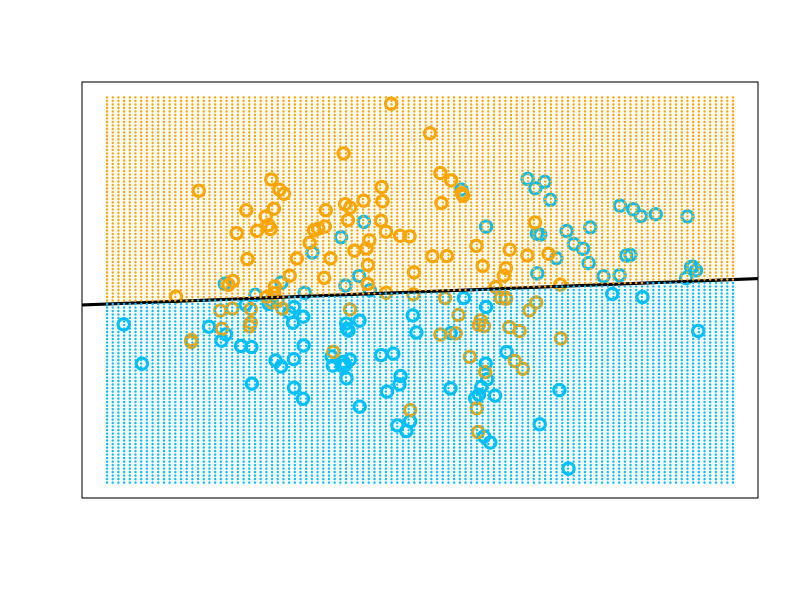

This chart was generated by the following R code:
# Following is the R code for STATS 790 Homework 1 Question 2
# Reproduce a figure from ESL Chapter 2
# The chosen figure is figure 2.1.

library(MASS) # multivariate normal random sample generator
library(dplyr)

set.seed(400119421)

# Generate 10 means from multivariate normal distribution
# for blue and orange respectively
blue <- mvrnorm(n=10,mu=c(1,0),Sigma=matrix(c(1, 0, 0, 1), ncol=2))
orange <- mvrnorm(n=10,mu=c(0,1),Sigma=matrix(c(1, 0, 0, 1), ncol=2))

# Draw 100 samples from the list above with probability 1/10
# The idea here is to draw 100 samples from the index, and obtain samples from
# blue/orange using the 100 index.
blue_sample <- sample(nrow(blue), 100, replace=TRUE, prob=rep(0.1, 10))
blue_means <- blue[blue_sample, ]

orange_sample <- sample(nrow(orange), 100, replace=TRUE, prob=rep(0.1, 10))
orange_means <- orange[orange_sample, ]

# Generate observations for blue and orange using the means sampled above
blue_obs <- matrix(ncol=2, nrow=100) # to store the observations from blue means
for (i in 1:100){
  blue_obs[i,] <- mvrnorm(n=1, mu=blue_means[i,], 
                          Sigma=matrix(c(1/5, 0, 0, 1/5), ncol=2))
} # for each pair of means, generate one pair of multivariate normal random sample

# same idea for orange observations
orange_obs <- matrix(ncol=2, nrow=100)
for (i in 1:100){
  orange_obs[i,] <- mvrnorm(n=1, mu=orange_means[i,], 
                            Sigma=matrix(c(1/5, 0, 0, 1/5), ncol=2))
}

# Create dataset by combining blue and orange observations
# Transfer into data frame type to fit linear model
blue_orange <- as.data.frame(rbind(blue_obs, orange_obs))

# Linear regression
linear_model <- lm(V2 ~ V1, data=blue_orange)

b0 <- linear_model$coefficients[1] # the coefficient beta_0
b1 <- linear_model$coefficients[2] # the coefficient beta_1

# Fitted linear regression function
linear <- function(x) b0+b1*x

# Generate the background dots in the figure
x <- seq(from = -1.5, to = 4, by = 0.05)
y <- seq(from = -2, to = 3.5, by = 0.05)
background <- expand.grid(x,y) # entire background
y_hat <- linear(x) 
# y_hat is the filter for the linear regression line 
# that separate blue and orange dots on the background

blue_pt <- (background %>% filter(Var2 < y_hat)) # lower part is blue dots
orange_pt <- (background %>% filter(Var2 > y_hat)) # upper part is orange dots

# Figure reproduction
plot(blue_obs
     , col='deepskyblue' # set point color to blue
     , xlim = c(-1.5,4) # expand x axis to fit orange observations later
     , ylim = c(-2,3.5) # expand y axis to fit orange observations later
     , xlab='', ylab='' # clear x and y labels
     , lwd=3, cex = 1.5 # increase size and thickness of the observations
     , xaxt='n', yaxt='n') # clear the x and y axis number labels
points(orange_obs, col='orange', lwd = 3, cex = 1.5) # add orange observations
abline(linear_model, col = 'black', lwd = 3) # add the decision boundary
points(orange_pt, col='orange', pch=20, cex = 0.3) # add orange background dots
points(blue_pt, col='deepskyblue', pch=20, cex = 0.3) # add blue background dots

